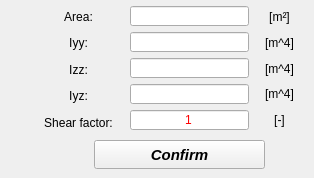
      <widget class="QWidget" name="tab_4">
       <attribute name="title">
        <string>Generic</string>
       </attribute>
       <widget class="QWidget" name="verticalLayoutWidget_15">
        <property name="geometry">
         <rect>
          <x>130</x>
          <y>6</y>
          <width>119</width>
          <height>129</height>
         </rect>
        </property>
        <layout class="QVBoxLayout" name="verticalLayout_15">
         <item>
          <widget class="QLineEdit" name="lineEdit_area">
           <property name="minimumSize">
            <size>
             <width>0</width>
             <height>20</height>
            </size>
           </property>
           <property name="maximumSize">
            <size>
             <width>16777215</width>
             <height>20</height>
            </size>
           </property>
           <property name="focusPolicy">
            <enum>Qt::StrongFocus</enum>
           </property>
           <property name="styleSheet">
            <string notr="true">color: rgb(255, 0, 0);</string>
           </property>
           <property name="alignment">
            <set>Qt::AlignCenter</set>
           </property>
          </widget>
         </item>
         <item>
          <widget class="QLineEdit" name="lineEdit_Iyy">
           <property name="minimumSize">
            <size>
             <width>0</width>
             <height>20</height>
            </size>
           </property>
           <property name="maximumSize">
            <size>
             <width>16777215</width>
             <height>20</height>
            </size>
           </property>
           <property name="focusPolicy">
            <enum>Qt::StrongFocus</enum>
           </property>
           <property name="styleSheet">
            <string notr="true">color: rgb(255, 0, 0);</string>
           </property>
           <property name="alignment">
            <set>Qt::AlignCenter</set>
           </property>
          </widget>
         </item>
         <item>
          <widget class="QLineEdit" name="lineEdit_Izz">
           <property name="minimumSize">
            <size>
             <width>0</width>
             <height>20</height>
            </size>
           </property>
           <property name="maximumSize">
            <size>
             <width>16777215</width>
             <height>20</height>
            </size>
           </property>
           <property name="focusPolicy">
            <enum>Qt::StrongFocus</enum>
           </property>
           <property name="styleSheet">
            <string notr="true">color: rgb(255, 0, 0);</string>
           </property>
           <property name="alignment">
            <set>Qt::AlignCenter</set>
           </property>
          </widget>
         </item>
         <item>
          <widget class="QLineEdit" name="lineEdit_Iyz">
           <property name="minimumSize">
            <size>
             <width>0</width>
             <height>20</height>
            </size>
           </property>
           <property name="maximumSize">
            <size>
             <width>16777215</width>
             <height>20</height>
            </size>
           </property>
           <property name="focusPolicy">
            <enum>Qt::StrongFocus</enum>
           </property>
           <property name="styleSheet">
            <string notr="true">color: rgb(255, 0, 0);</string>
           </property>
           <property name="alignment">
            <set>Qt::AlignCenter</set>
           </property>
          </widget>
         </item>
         <item>
          <widget class="QLineEdit" name="lineEdit_shear_coefficient">
           <property name="minimumSize">
            <size>
             <width>0</width>
             <height>20</height>
            </size>
           </property>
           <property name="maximumSize">
            <size>
             <width>16777215</width>
             <height>20</height>
            </size>
           </property>
           <property name="focusPolicy">
            <enum>Qt::StrongFocus</enum>
           </property>
           <property name="styleSheet">
            <string notr="true">color: rgb(255, 0, 0);</string>
           </property>
           <property name="text">
            <string>1</string>
           </property>
           <property name="alignment">
            <set>Qt::AlignCenter</set>
           </property>
          </widget>
         </item>
        </layout>
       </widget>
       <widget class="QWidget" name="verticalLayoutWidget_17">
        <property name="geometry">
         <rect>
          <x>254</x>
          <y>6</y>
          <width>51</width>
          <height>125</height>
         </rect>
        </property>
        <layout class="QVBoxLayout" name="verticalLayout_17">
         <property name="spacing">
          <number>4</number>
         </property>
         <property name="bottomMargin">
          <number>0</number>
         </property>
         <item>
          <widget class="QLabel" name="label_27">
           <property name="text">
            <string>[m²]</string>
           </property>
           <property name="alignment">
            <set>Qt::AlignCenter</set>
           </property>
          </widget>
         </item>
         <item>
          <widget class="QLabel" name="label_28">
           <property name="text">
            <string>[m^4]</string>
           </property>
           <property name="alignment">
            <set>Qt::AlignCenter</set>
           </property>
          </widget>
         </item>
         <item>
          <widget class="QLabel" name="label_29">
           <property name="text">
            <string>[m^4]</string>
           </property>
           <property name="alignment">
            <set>Qt::AlignCenter</set>
           </property>
          </widget>
         </item>
         <item>
          <widget class="QLabel" name="label_30">
           <property name="text">
            <string>[m^4]</string>
           </property>
           <property name="alignment">
            <set>Qt::AlignCenter</set>
           </property>
          </widget>
         </item>
         <item>
          <widget class="QLabel" name="label_40">
           <property name="text">
            <string>[-]</string>
           </property>
           <property name="alignment">
            <set>Qt::AlignCenter</set>
           </property>
          </widget>
         </item>
        </layout>
       </widget>
       <widget class="QWidget" name="verticalLayoutWidget_18">
        <property name="geometry">
         <rect>
          <x>32</x>
          <y>6</y>
          <width>93</width>
          <height>127</height>
         </rect>
        </property>
        <layout class="QVBoxLayout" name="verticalLayout_18">
         <item>
          <widget class="QLabel" name="label_31">
           <property name="text">
            <string>Area:</string>
           </property>
           <property name="alignment">
            <set>Qt::AlignCenter</set>
           </property>
          </widget>
         </item>
         <item>
          <widget class="QLabel" name="label_32">
           <property name="text">
            <string>Iyy:</string>
           </property>
           <property name="alignment">
            <set>Qt::AlignCenter</set>
           </property>
          </widget>
         </item>
         <item>
          <widget class="QLabel" name="label_33">
           <property name="text">
            <string>Izz:</string>
           </property>
           <property name="alignment">
            <set>Qt::AlignCenter</set>
           </property>
          </widget>
         </item>
         <item>
          <widget class="QLabel" name="label_34">
           <property name="text">
            <string>Iyz:</string>
           </property>
           <property name="alignment">
            <set>Qt::AlignCenter</set>
           </property>
          </widget>
         </item>
         <item>
          <widget class="QLabel" name="label_39">
           <property name="text">
            <string>Shear factor:</string>
           </property>
           <property name="alignment">
            <set>Qt::AlignCenter</set>
           </property>
          </widget>
         </item>
        </layout>
       </widget>
       <widget class="QPushButton" name="pushButton_confirm_generic_section_beam">
        <property name="geometry">
         <rect>
          <x>94</x>
          <y>140</y>
          <width>171</width>
          <height>29</height>
         </rect>
        </property>
        <property name="font">
         <font>
          <family>Arial</family>
          <pointsize>11</pointsize>
          <weight>75</weight>
          <italic>true</italic>
          <bold>true</bold>
         </font>
        </property>
        <property name="text">
         <string>Confirm</string>
        </property>
       </widget>
      </widget>
